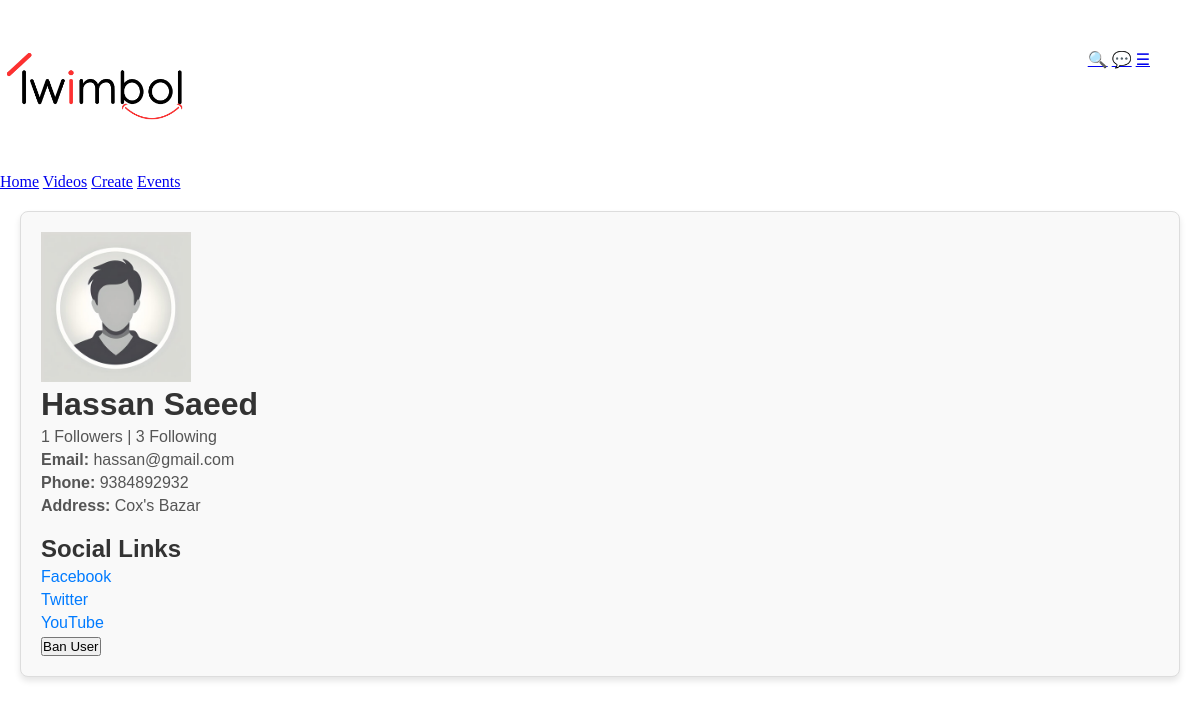
/user/profile/hassan (signed in), run on an earlier commit of the app's database.
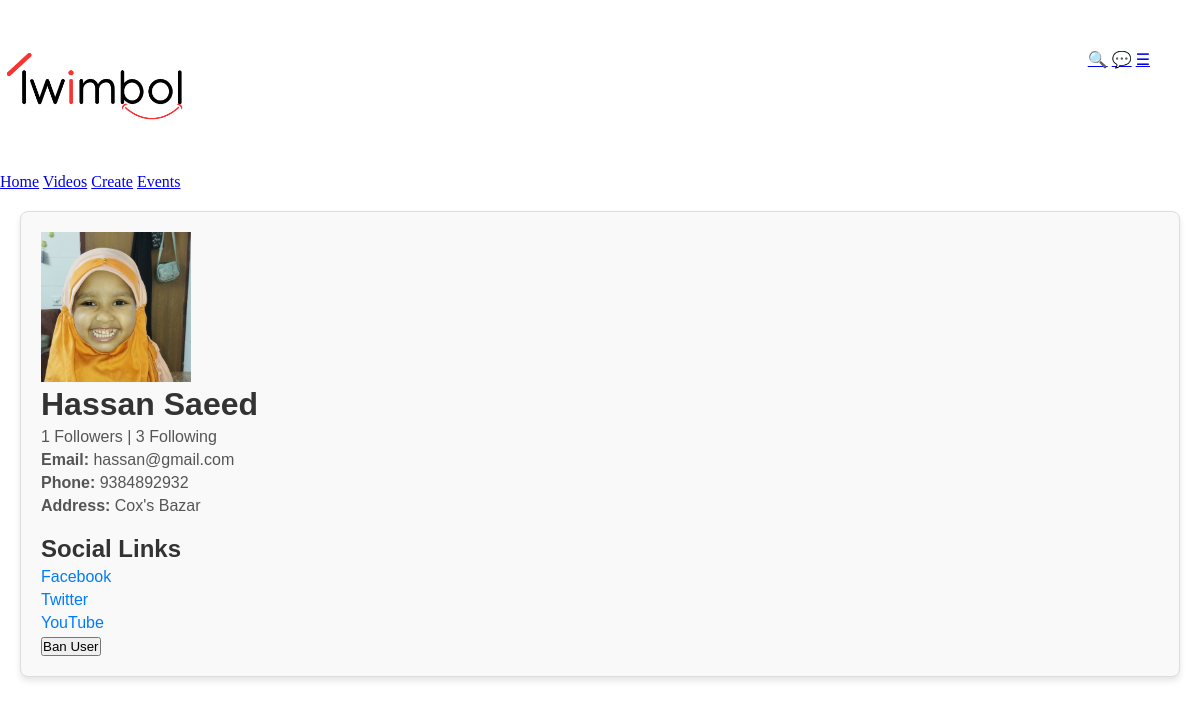
And on a later commit of the database.
### user/models.py (models this page shows, shortened)
class UserProfile(models.Model):
    user = models.OneToOneField(User, on_delete=models.CASCADE, related_name='profile')
    profile_pic = models.ImageField(upload_to='img/profile_pics/', default='img/profile_pics/default.jpg', blank=True)
    first_name = models.CharField(max_length=50, null=True, blank=True)
    last_name = models.CharField(max_length=50, null=True, blank=True)
    user_phone = models.CharField(max_length=50, null=True, blank=True)
    user_address = models.CharField(max_length=50, null=True, blank=True)
    user_type = models.CharField(max_length=50, default='regular')
    birthday = models.DateField(null=True, blank=True, default='2000-01-01')
    user_social_fb = models.CharField(max_length=50, null=True, blank=True)
    user_social_twt = models.CharField(max_length=50, null=True, blank=True)
    user_social_yt = models.CharField(max_length=50, null=True, blank=True)
    user_status = models.BooleanField(default=True)
    user_banned = models.BooleanField(default=False)
    created_at = models.DateTimeField(auto_now_add=True)

### user/views.py (the view)
# urls.py: path('profile/<str:profile_user_name>', views.profile, name='profile'),
@visitor_required
def profile(request, profile_user_name):
    user = request.user
    try:
        profile_user = User.objects.get(username=profile_user_name)
        profile = UserProfile.objects.get(user=profile_user)
        message = 'User Found'
    except User.DoesNotExist:
        profile_user = None
        profile = None
        message = 'No such user.'
    posts = Post.objects.filter(created_by=profile_user).order_by('-created_at')
    if request.method == 'GET':
        if request.GET.get('q'):
            q = request.GET.get('q')
            posts = posts.filter(post_type=q)
    if user == profile_user:
        return redirect('user_manager')
    if request.user.groups.filter(name='admin').exists():
        user.is_admin = True
    is_creator =  profile.user.groups.filter(name='creator').exists()
    is_admin = profile.user.groups.filter(name='admin').exists()
    if Follower.objects.filter(follower=user, following=profile_user).exists():
        is_following = True
    else:
        is_following = False
    follower_count = Follower.objects.filter(following=profile_user).count()
    following_count = Follower.objects.filter(follower=profile_user).count()
    context = {
        'profile': profile,
        'user': user,
        'posts': posts,
        'message': message,
        'is_creator': is_creator,
        'is_admin': is_admin,
        'follower': {
            'is_following': is_following,
            'follower_count': follower_count,
            'following_count': following_count,},
    }
    return render(request, 'profile.html', context)

### app/templates/profile.html (shortened to what this page needs)
{% extends 'base.html' %}
{% load static %}
{% block style %}
<link rel="stylesheet" href="{% static 'css/profile.css'    %}">
{% endblock %}
{% block content %}
{% if profile %}
    <div class="profile-section">
        <div class="profile-header">
            <img src="{{ profile.profile_pic.url }}" alt="Profile Picture" class="profile-picture" style="width: 150px; height: 150px;">
            <h1>{{ profile.first_name }} {{ profile.last_name }}</h1>
            <p>{{follower.follower_count}} Followers | {{follower.following_count}} Following</p>
            <p><strong>Email:</strong> {{ profile.user.email }}</p>
            <p><strong>Phone:</strong> {{ profile.user_phone }}</p>
            <p><strong>Address:</strong> {{ profile.user_address }}</p>
        </div>
        <div class="profile-social-links">
            <h3>Social Links</h3>
            <ul>
                {% if profile.user_social_fb %}
                    <li><a href="{{ profile.user_social_fb }}" target="_blank">Facebook</a></li>
                {% endif %}
                {% if profile.user_social_twt %}
                    <li><a href="{{ profile.user_social_twt }}" target="_blank">Twitter</a></li>
                {% endif %}
                {% if profile.user_social_yt %}
                    <li><a href="{{ profile.user_social_yt }}" target="_blank">YouTube</a></li>
                {% endif %}
            </ul>
        </div>
        {% if user.is_admin == True %}
        <form action="{% url 'admin_banned' %}" method="post">
            {% if profile.user_banned %}
                <button type="submit" name="unban_user">Unban User</button>
            {% else %}
                <button type="submit" name="ban_user">Ban User</button>
            {% endif %}
        </form>
        {% endif %}
    </div>
    {% else %}
    {{message}}
{% endif %}
{% endblock %}

What changed in the data, as far as the page shows it:
changed UserProfile "Hassan": profile_pic: picture added in place of a placeholder
